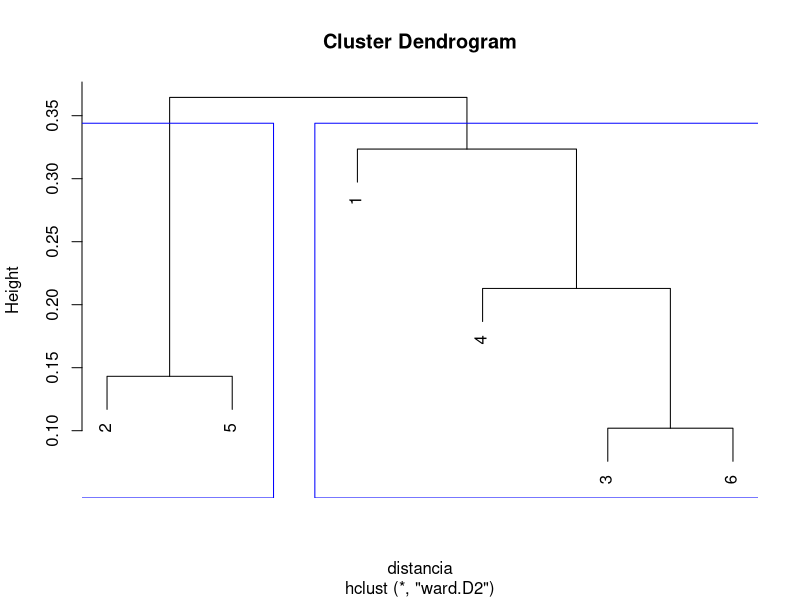

This chart was generated by the following R code:
## ---- chunk 1
#fabricancod el data Frame
x<-c(0.4,0.22,0.35,0.26,0.08,0.45)
y<-c(0.53,0.38,0.32,0.19,0.41,0.30)
data<-data.frame(x,y)
## ---- chunk 2
#Calculo de las distancias eucledianas y grafica
distancia<-dist(data)
dendo1<-hclust(distancia,"ward.D2")

## ---- chunk 3
# Dendograma
plot(dendo1)
rect.hclust(dendo1,k=2,border = "blue")
